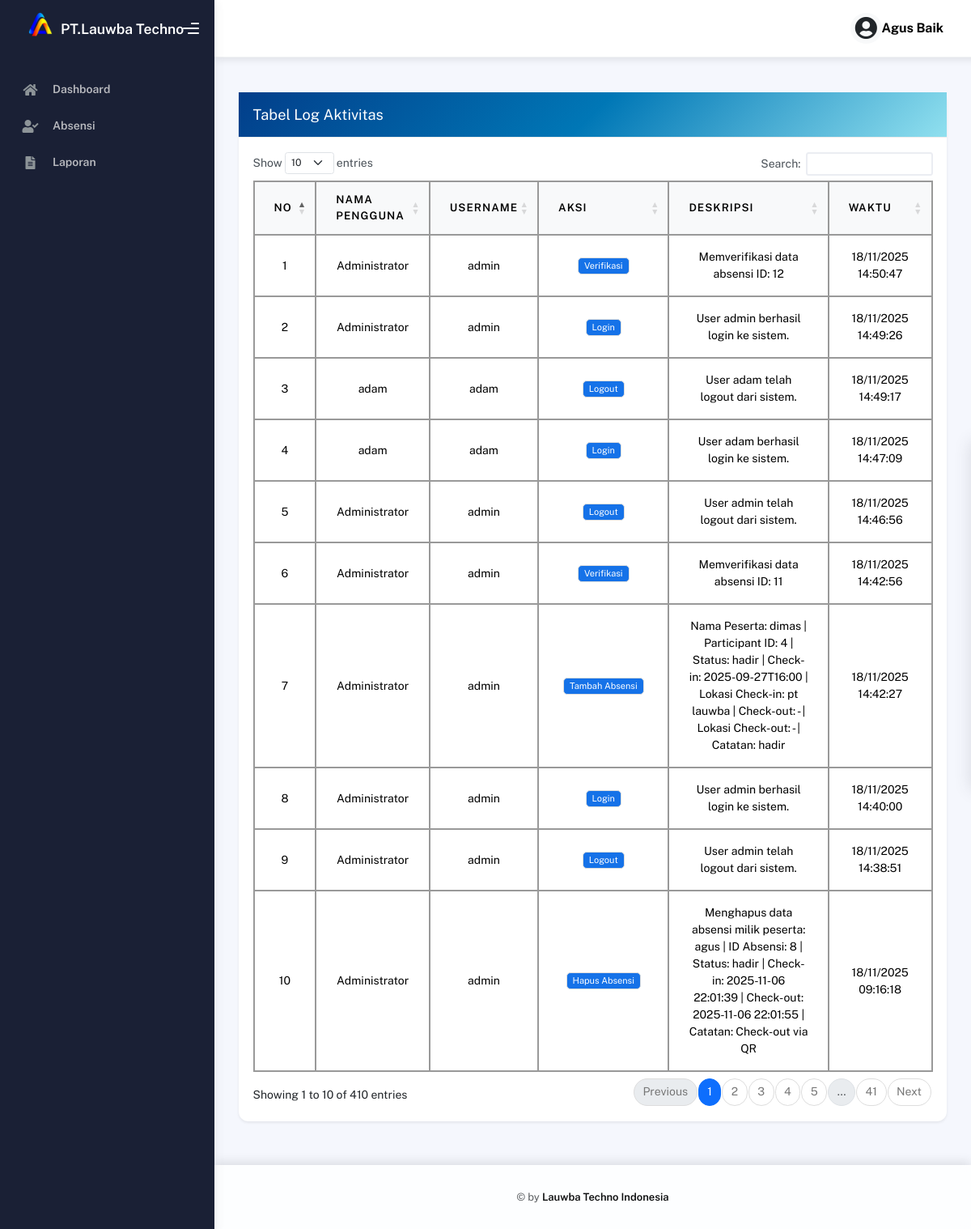
The page /backend/pages/logs/index.php (signed in) on the database its author committed.
### tables this page shows
CREATE TABLE `users` (
  `id` int NOT NULL,
  `username` varchar(100) NOT NULL,
  `password_hash` varchar(255) NOT NULL,
  `full_name` varchar(150) NOT NULL,
  `email` varchar(150) NOT NULL,
  `phone` varchar(20) DEFAULT NULL,
  `role` enum('admin','pembimbing','peserta') DEFAULT 'peserta',
  `status` enum('aktif','nonaktif') DEFAULT 'aktif',
  `created_at` datetime DEFAULT CURRENT_TIMESTAMP,
  `updated_at` datetime DEFAULT CURRENT_TIMESTAMP ON UPDATE CURRENT_TIMESTAMP
);

CREATE TABLE `logs` (
  `id` int NOT NULL,
  `user_id` int DEFAULT NULL,
  `action` varchar(100) DEFAULT NULL,
  `description` text,
  `created_at` datetime DEFAULT CURRENT_TIMESTAMP
);

### backend/pages/logs/index.php (the view, shortened to what this page needs)
<?php
$page = "logs";
include __DIR__ . '/../../../config/connection.php';
include '../../partials/header.php';
include '../../partials/sidebar.php';
include '../../partials/navbar.php';
$qLogs = "
  SELECT
    l.id,
    u.full_name AS nama_user,
    u.username,
    l.action,
    l.description,
    l.created_at
  FROM logs AS l
  LEFT JOIN users AS u ON l.user_id = u.id
  ORDER BY l.created_at DESC
";
$result = mysqli_query($connect, $qLogs);
?>
<div class="container">
  <div class="page-inner">
    <div class="d-flex align-items-left align-items-md-center flex-column flex-md-row pt-2 pb-3">
    </div>
    <div class="row">
      <div class="col-md-12">
        <div class="card card-round shadow-sm">
          <div class="card-header"
            style="background: linear-gradient(135deg, #023e8a, #0077b6, #90e0ef); color: #fff;">
            <h5 class="mb-0">Tabel Log Aktivitas</h5>
          </div>
          <div class="card-body">
            <div class="table-responsive">
              <table id="logsTable" class="table table-bordered table-hover align-middle text-center">
                <thead>
                  <tr>
                    <th>No</th>
                    <th>Nama Pengguna</th>
                    <th>Username</th>
                    <th>Aksi</th>
                    <th>Deskripsi</th>
                    <th>Waktu</th>
                  </tr>
                </thead>
                <tbody>
                  <?php
                  $no = 1;
                  while ($row = mysqli_fetch_assoc($result)): ?>
                    <tr>
                      <td><?= $no++ ?></td>
                      <td><?= htmlspecialchars($row['nama_user'] ?? '-') ?></td>
                      <td><?= htmlspecialchars($row['username'] ?? '-') ?></td>
                      <td><span class="badge bg-primary"><?= htmlspecialchars($row['action'] ?? '-') ?></span></td>
                      <td><?= htmlspecialchars($row['description'] ?? '-') ?></td>
                      <td><?= date('d/m/Y H:i:s', strtotime($row['created_at'])) ?></td>
                    </tr>
                  <?php endwhile; ?>
                </tbody>
              </table>
            </div>
          </div>
        </div>
      </div>
    </div>
  </div>
</div>
<?php include '../../partials/footer.php'; ?>
<?php include '../../partials/script.php'; ?>
<link rel="stylesheet" href="https://cdn.datatables.net/1.13.6/css/dataTables.bootstrap5.min.css">

### backend/partials/header.php (shortened to what this page needs)
<!DOCTYPE html>
<html lang="en">
<head>
  <link rel="stylesheet" href="../../template_admin/assets/css/bootstrap.min.css" />
  <link rel="stylesheet" href="../../template_admin/assets/css/plugins.min.css" />
  <link rel="stylesheet" href="../../template_admin/assets/css/kaiadmin.min.css" />
  <link rel="stylesheet" href="../../template_admin/assets/css/demo.css" />
<link rel="stylesheet" href="https://cdn.datatables.net/buttons/2.4.2/css/buttons.dataTables.min.css">
</head>
<body>
  <div class="wrapper">

### backend/partials/sidebar.php (shortened to what this page needs)
<div class="sidebar" data-background-color="dark">
  <div class="sidebar-logo">
    <div class="logo-header" data-background-color="dark">
      <a href="/pkl_lauwba/projek_absensi_pkl_uk3/absensi_pkl_lauwba/backend/pages/dashboard/index.php" class="logo d-flex align-items-center">
        <img
          src="../../template_admin/assets/img/kaiadmin/logolauwba.png"
          alt="navbar brand"
          class="navbar-brand me-0"
          height="50" />
        <span class="text-white fw-bold fs-5">PT.Lauwba Techno</span>
      </a>
      <div class="nav-toggle">
        <button class="btn btn-toggle toggle-sidebar">
          <i class="gg-menu-right"></i>
        </button>
      </div>
    </div>
  </div>
  <div class="sidebar-wrapper scrollbar scrollbar-inner">
    <div class="sidebar-content">
      <ul class="nav nav-secondary">
        <li class="nav-item <?= ($page == 'dashboard') ? 'active' : '' ?>">
          <a href="/pkl_lauwba/projek_absensi_pkl_uk3/absensi_pkl_lauwba/backend/pages/dashboard/index.php">
            <i class="fas fa-home"></i>
            <p>Dashboard</p>
          </a>
        </li>
        <?php if (in_array($_SESSION['role'], ['admin', 'pembimbing', 'peserta'])): ?>
          <li class="nav-item <?= ($page == 'attendance') ? 'active' : '' ?>">
            <a href="/pkl_lauwba/projek_absensi_pkl_uk3/absensi_pkl_lauwba/backend/pages/attendance/index.php">
              <i class="fas fa-user-check"></i>
              <p>Absensi</p>
            </a>
          </li>
        <?php endif; ?>
        <?php if (in_array($_SESSION['role'], ['admin', 'pembimbing', 'peserta'])): ?>
          <li class="nav-item <?= ($page == 'rekap') ? 'active' : '' ?>">
            <a href="/pkl_lauwba/projek_absensi_pkl_uk3/absensi_pkl_lauwba/backend/pages/rekap/index.php">
              <i class="fas fa-file-alt"></i>
              <p>Laporan</p>
            </a>
          </li>
        <?php endif; ?>
      </ul>
    </div>
  </div>
</div>

### backend/partials/navbar.php (shortened to what this page needs)
<?php
include __DIR__ . '/../../config/connection.php';
$user_id = $_SESSION['user_id'] ?? null;
$user_data = null;
if ($user_id) {
  $query = mysqli_query($connect, "SELECT username, full_name, role FROM users WHERE id = '$user_id' LIMIT 1");
  $user_data = mysqli_fetch_assoc($query);
}
$username_display = $user_data['username'] ?? $_SESSION['username'] ?? 'Guest';
?>
<div class="main-panel">
  <div class="main-header">
    <nav
      class="navbar navbar-header navbar-header-transparent navbar-expand-lg border-bottom">
      <div class="container-fluid">
        <ul class="navbar-nav topbar-nav ms-md-auto align-items-center">
          <li class="nav-item topbar-user dropdown hidden-caret">
            <a
              class="dropdown-toggle profile-pic"
              data-bs-toggle="dropdown"
              href="#"
              aria-expanded="false">
              <div class="avatar-sm d-flex justify-content-center align-items-center bg-light rounded-circle">
                <i class="fas fa-user-circle fa-2x text-dark"></i>
              </div>
              <span class="me-2 text-capitalize" style="font-weight: bold; font-size: 16px;">
  <?= htmlspecialchars($username_display, ENT_QUOTES, 'UTF-8') ?>
</span>
            </a>
          </li>
        </ul>
      </div>
    </nav>
  </div>

### backend/partials/footer.php (shortened to what this page needs)
<footer class="footer shadow-footer">
  <div class="container-fluid d-flex justify-content-center align-items-center py-3">
    <div class="copyright text-muted small text-center">
      © by
      <a class="fw-semibold">Lauwba Techno Indonesia</a>
    </div>
  </div>
</footer>
  <div class="position-fixed top-0 end-0 p-3" style="z-index: 9999">
  </div>
  </div>

### backend/partials/script.php (shortened to what this page needs)
</div>
<link rel="stylesheet" href="https://cdn.datatables.net/1.13.6/css/dataTables.bootstrap5.min.css">
</body>
</html>

### backend/partials/navbar.php (style rules this page uses)
.navbar.navbar-header { background: #ffffffcc; backdrop-filter: blur(6px); box-shadow: 0 2px 10px rgba(0, 0, 0, 0.1); }

### backend/pages/logs/index.php (style rules this page uses)
.table, .table-bordered, .table-bordered th, .table-bordered td { border: 1px solid #999 !important; color: #000; }
.table thead th { background-color: #f8f9fa; border: 1px solid #999 !important; }
.table tbody td { border: 1px solid #999 !important; }
table { border-collapse: collapse !important; }
.card { border-radius: 12px; box-shadow: 0 4px 12px rgba(0, 0, 0, 0.2); }

### backend/partials/footer.php (style rules this page uses)
.shadow-footer { background: #ffffffcc; backdrop-filter: blur(6px); box-shadow: 0 -4px 12px rgba(0, 0, 0, 0.1); border-top: 1px solid rgba(255, 255, 255, 0.4); position: relative; z-index: 10; }
.shadow-footer a { color: #0d0e0fff; text-decoration: none; transition: color 0.3s ease; }

### rows shown on the page
users: username "Agus Baik"
logs: user.full_name "Administrator", user.username "admin", action "Verifikasi", description "Memverifikasi data absensi ID: 12", created_at "18/11/2025 14:50:47"
logs: user.full_name "Administrator", user.username "admin", action "Login", description "User admin berhasil login ke sistem.", created_at "18/11/2025 14:49:26"
logs: user.full_name "adam", user.username "adam", action "Logout", description "User adam telah logout dari sistem.", created_at "18/11/2025 14:49:17"
logs: user.full_name "adam", user.username "adam", action "Login", description "User adam berhasil login ke sistem.", created_at "18/11/2025 14:47:09"
logs: user.full_name "Administrator", user.username "admin", action "Logout", description "User admin telah logout dari sistem.", created_at "18/11/2025 14:46:56"
logs: user.full_name "Administrator", user.username "admin", action "Verifikasi", description "Memverifikasi data absensi ID: 11", created_at "18/11/2025 14:42:56"
logs: user.full_name "Administrator", user.username "admin", action "Tambah Absensi", description "Nama Peserta: dimas | Participant ID: 4 | Status: hadir | Check-in: 2025-09-27T16:00 | Lokasi Check-in: pt lauwba | Check-out: - | Lokasi Check-out: - | Catatan: hadir", created_at "18/11/2025 14:42:27"
logs: user.full_name "Administrator", user.username "admin", action "Login", description "User admin berhasil login ke sistem.", created_at "18/11/2025 14:40:00"
logs: user.full_name "Administrator", user.username "admin", action "Logout", description "User admin telah logout dari sistem.", created_at "18/11/2025 14:38:51"
logs: user.full_name "Administrator", user.username "admin", action "Hapus Absensi", description "Menghapus data absensi milik peserta: agus | ID Absensi: 8 | Status: hadir | Check-in: 2025-11-06 22:01:39 | Check-out: 2025-11-06 22:01:55 | Catatan: Check-out via QR", created_at "18/11/2025 09:16:18"
